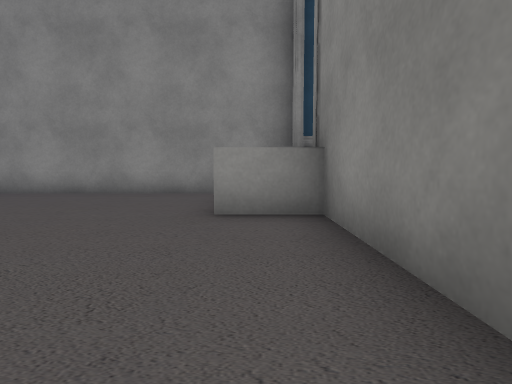
View 1 (above)

14 first-person views from a walk through a scene from a Unity 3-D project. The camera is 0.59 m above the floor, tilts 4° down and sees 80° across. Doors are open. The floor is counted in squares, 1 m on a side. Each view is taken from the middle of a square. On the plan, view 1 faces up. The plan holds only what a view shows up to about 9 squares ahead; the rest is blank. The place goes on beyond the plan. Some animated figures are left out. Some surface patterns are stand-ins.

View 2
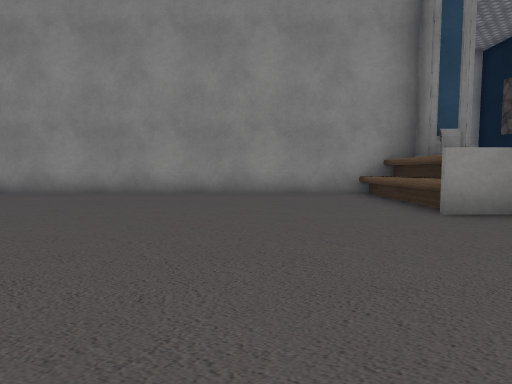

View 3
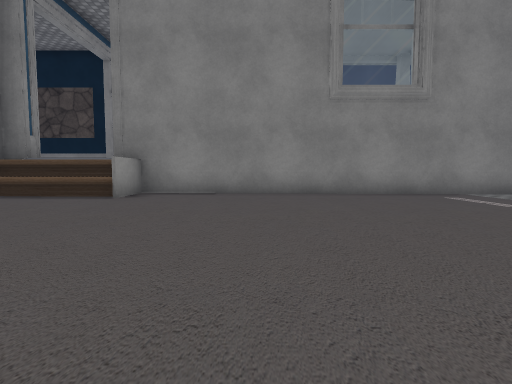

View 4
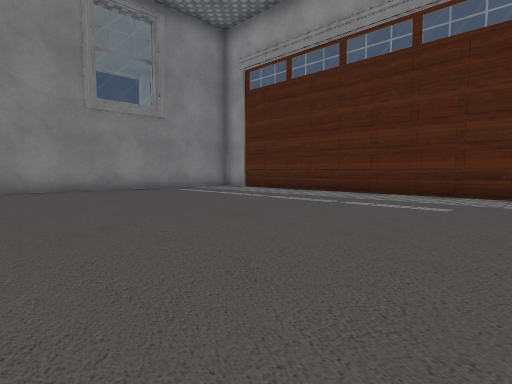

View 5
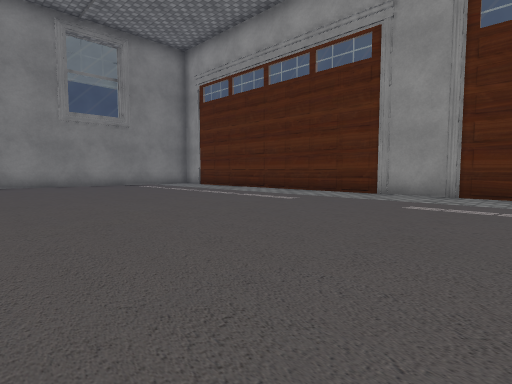

View 6
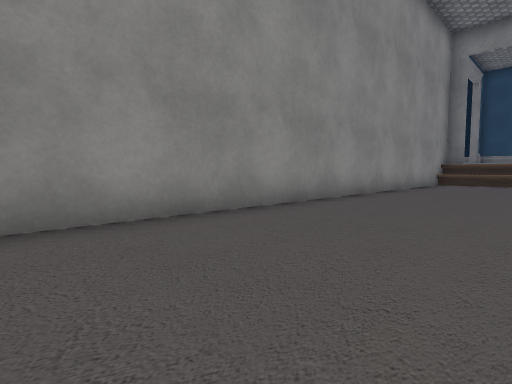

View 7
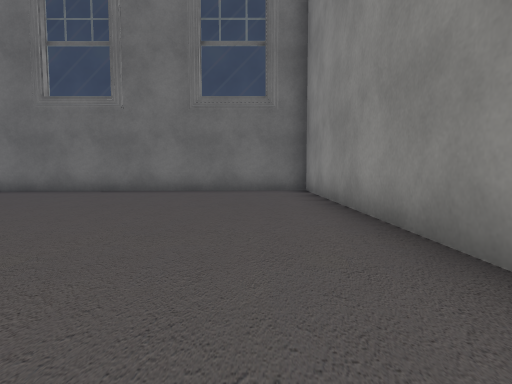

View 8
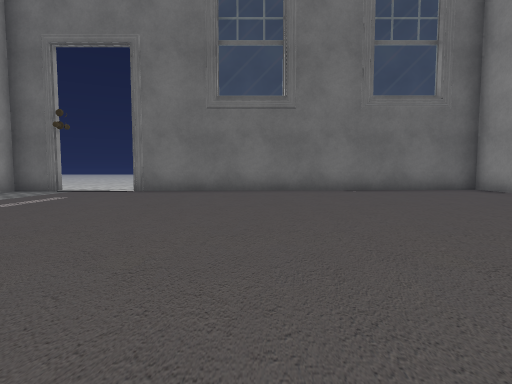

View 9
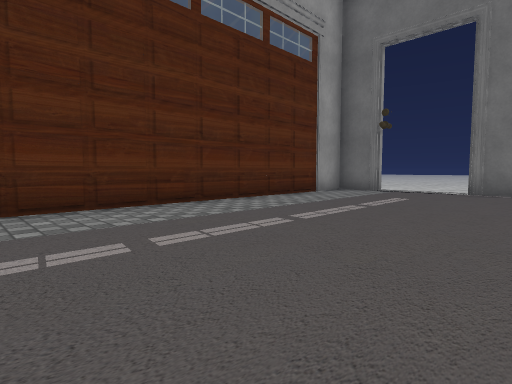

View 10
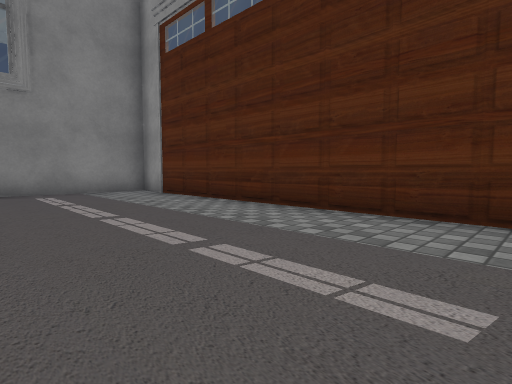

View 11
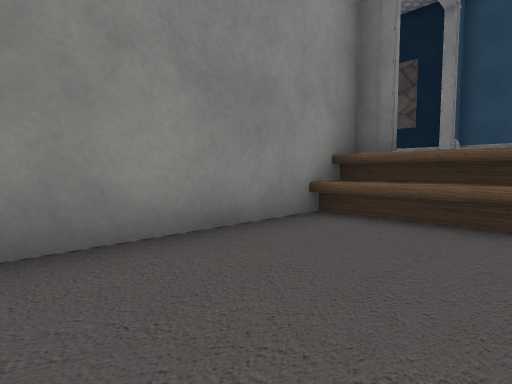

View 12
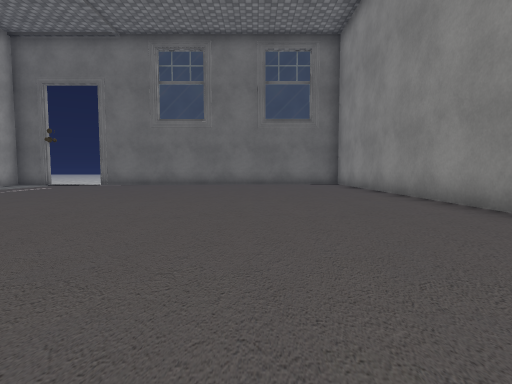

View 13
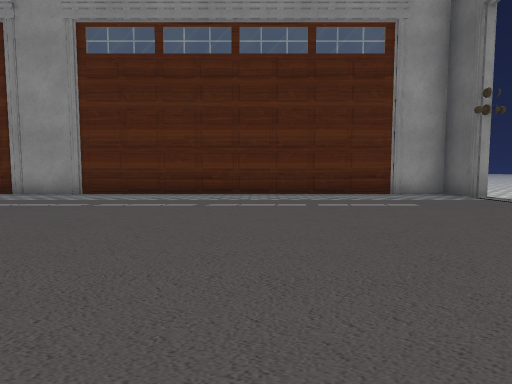

View 14
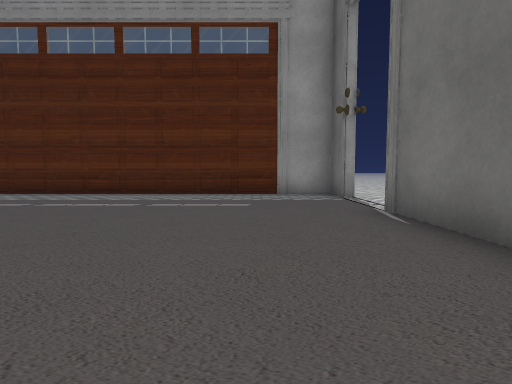

### Floor plan
Key: @ floor where view 1 was taken; # wall or solid block; . main floor; : floor 0.05 m higher than the main floor; D open door; ^ raised ledge; O other object.
Columns run from 22 left of view 1 to 2 right of it. Each row starts with its distance up from view 1.
  8   OOOOOOOO############^^
  7   #::::::DDD::DDD:::::^DO
  6   #...................^O
  5   #...................^O
  4   #...................^#
  3   #....................#
  2   #....................#
  1   #....................#
  0   #...................@#
 -1   #....................#
 -2   #....................#
 -3  .D....................#
 -4  .D....................#
 -5  .#....................#
 -6 ..######################
 -7 ..

Where each view was taken, in squares from view 1:
view 1: 0 up, 0 right, facing up
view 2: 0 up, 3 left, facing up
view 3: 1 up, 7 left, facing right
view 4: 2 up, 9 left, facing down-right
view 5: 2 up, 12 left, facing down-right
view 6: 4 up, 14 left, facing up-right
view 7: 6 up, 11 left, facing left
view 8: 1 up, 11 left, facing left
view 9: 1 down, 11 left, facing down-left
view 10: 2 down, 8 left, facing down-right
view 11: 5 up, 4 left, facing up-right
view 12: 4 up, 7 left, facing left
view 13: 2 up, 15 left, facing down
view 14: 2 up, 18 left, facing down
